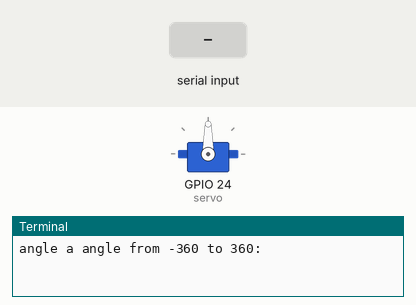
Recording of a program running on a simulated Raspberry Pi (BCM pin numbers). Parts: servo, the last lines printed to the terminal. Inputs (shaded band) come from the test bench. Servo angles are drawn from the pulse width (0.5 ms = 0°, 2.5 ms = 180°).

Above: at 1.2 s.
1.3 s: "90" typed at the terminal, then Enter
At 2.4 s:
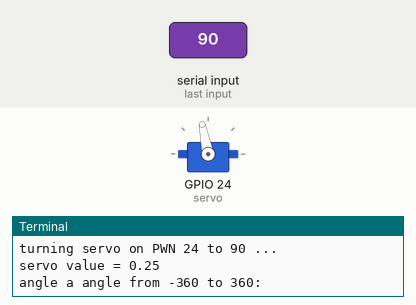
2.8 s: "1" typed at the terminal, then Enter
At 3.5 s:
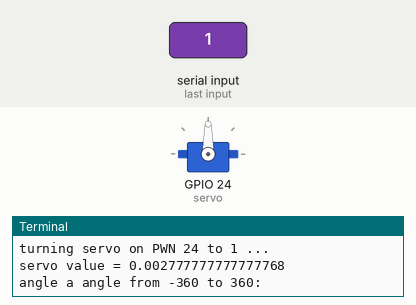
Timing chart, 0 to 5.8 s (numbered marks = the images above; inputs shaded):
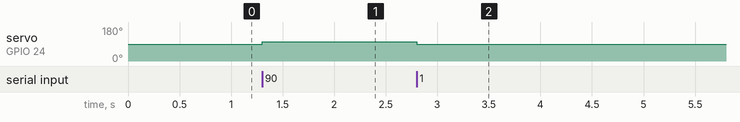

Measured:
- after the input at 1.3 s, servo on GPIO 24 (servo): 90° → 101° at once
- after the input at 2.8 s, servo on GPIO 24 (servo): 101° → 90° at once

The program:

servo_angle.py
```python
#!/usr/bin/env python3

from gpiozero import Servo
from gpiozero import AngularServo
from time import sleep

MIN_ANGLE = -360
MAX_ANGLE = 360

PWM_PIN = 24

servo = AngularServo(PWM_PIN, min_angle=MIN_ANGLE, max_angle=MAX_ANGLE)

try:
    servo.detach()

    while(True):

        angle = int(input("angle a angle from " + str(MIN_ANGLE) + " to " + str(MAX_ANGLE) + ": "))

        print("turning servo on PWN " + str(PWM_PIN) + " to " + str(angle) + " ...")
        servo.angle = angle
        print("servo value = " + str(servo.value))
        servo.detach()

except Exception as e:
    print("ERROR",e)
```
